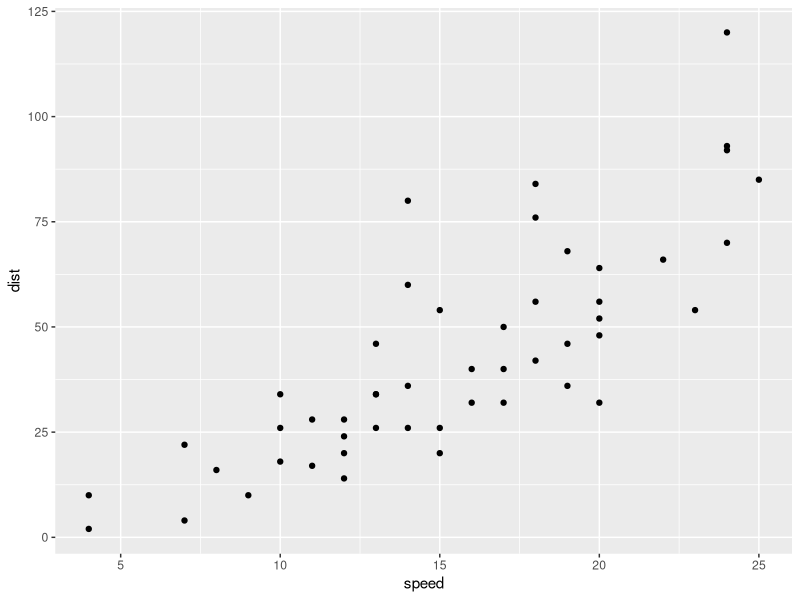
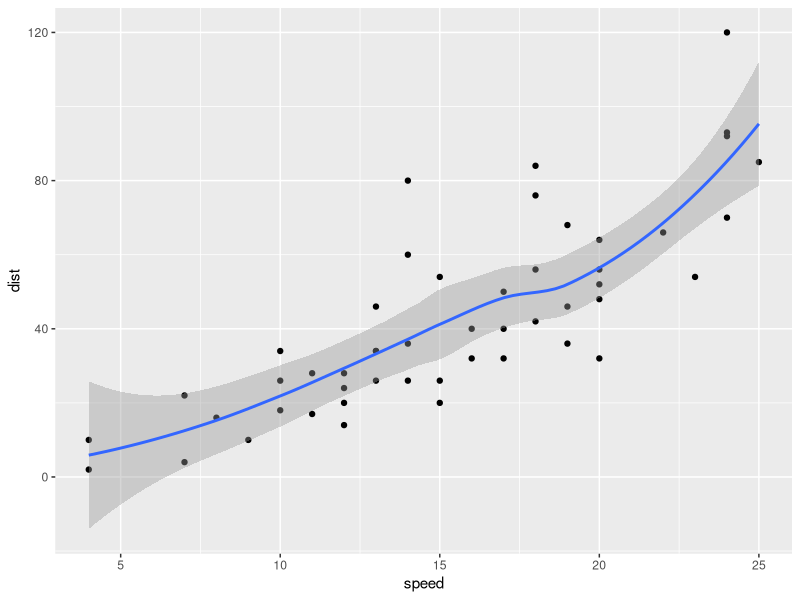
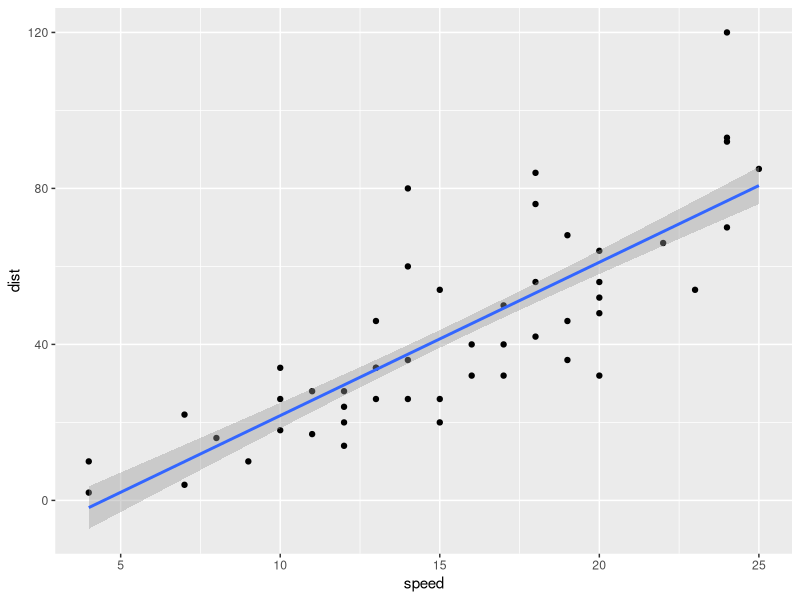
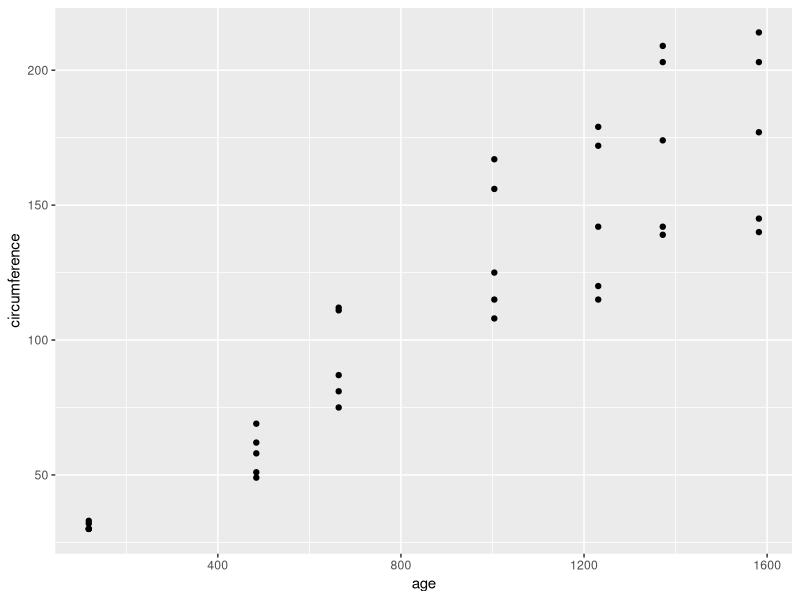
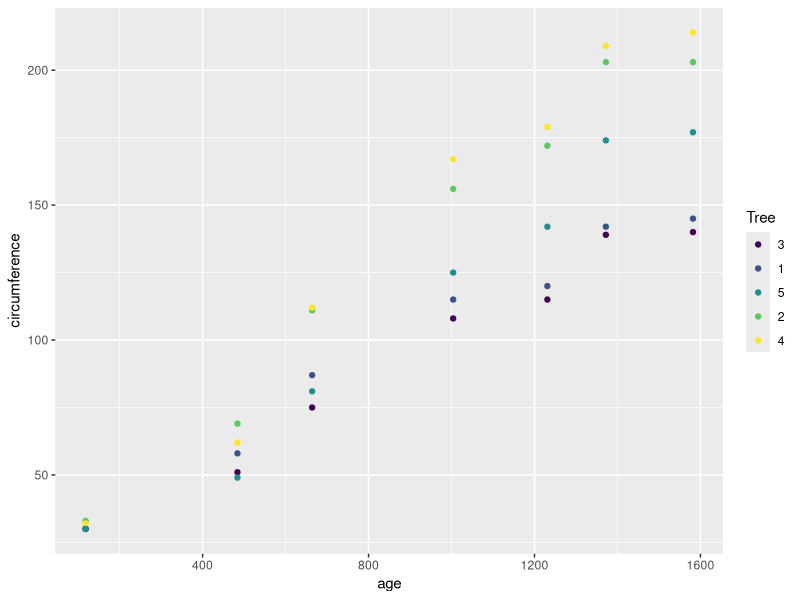
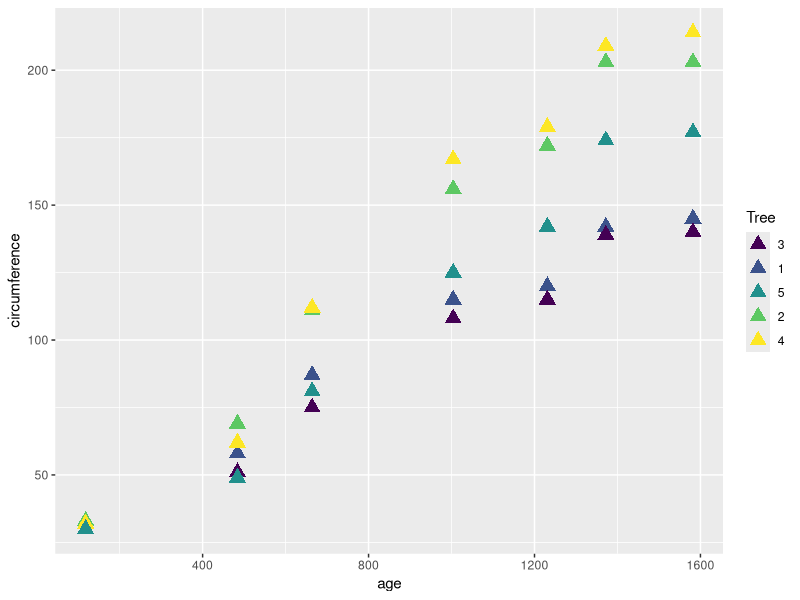
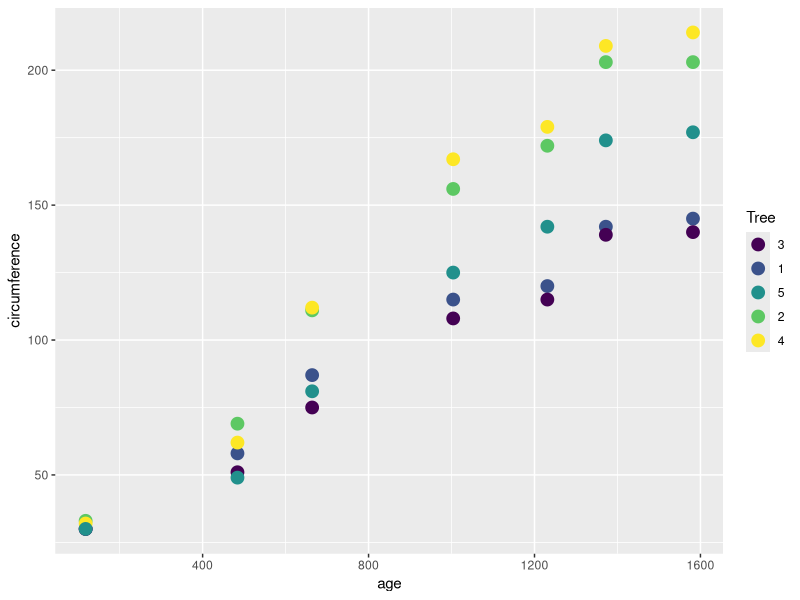
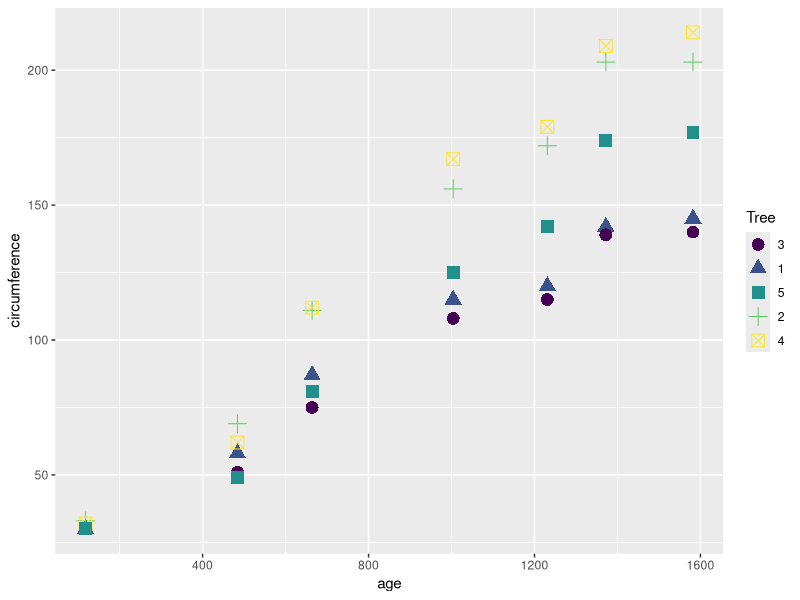

These figures' R source, in order:
library("ggplot2")
data("cars")


ggplot(data=cars, aes(x=speed, y=dist))+geom_point()



ggplot(data=cars, aes(x=speed, y=dist))+geom_point()+
  geom_smooth()


#T=True
ggplot(data=cars, aes(x=speed, y=dist))+geom_point()+
  geom_smooth(method="lm", se=T, level=0.7)








#scatter plot with multi line

#FOR VIEWING data set in R we will give command
data()



data("Orange")
ggplot(Orange,aes(age,circumference))+geom_point()


#coloring
ggplot(Orange,aes(age,circumference, color=Tree))+geom_point()


#size and shape
ggplot(Orange,aes(age,circumference, color=Tree))+
  geom_point(size=4, shape=17)


ggplot(Orange,aes(age,circumference, color=Tree))+
  geom_point(size=4, shape=19)






#separate by shape
ggplot(Orange,aes(age,circumference, color=Tree))+
  geom_point(size=4, aes(shape=Tree))


ggplot(Orange,aes(age,circumference, color=Tree))+
  geom_point(size=4, shape=19)+
  geom_line(linetype=1, size=1)+
  labs(x="Age", y="circumference", title="GRAPH")
ggsave("scatterplot.jpeg")
